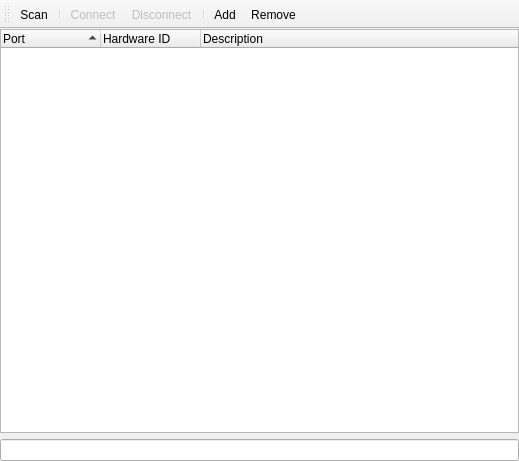
<?xml version="1.0" encoding="UTF-8"?>
<ui version="4.0">
 <class>ConnectionWindow</class>
 <widget class="QMainWindow" name="ConnectionWindow">
  <property name="geometry">
   <rect>
    <x>0</x>
    <y>0</y>
    <width>519</width>
    <height>461</height>
   </rect>
  </property>
  <property name="windowTitle">
   <string>Connection</string>
  </property>
  <widget class="QWidget" name="centralwidget">
   <layout class="QVBoxLayout" name="verticalLayout">
    <property name="margin">
     <number>0</number>
    </property>
    <item>
     <widget class="QTreeWidget" name="treeWidget">
      <property name="alternatingRowColors">
       <bool>true</bool>
      </property>
      <property name="textElideMode">
       <enum>Qt::ElideMiddle</enum>
      </property>
      <property name="sortingEnabled">
       <bool>true</bool>
      </property>
      <attribute name="headerMinimumSectionSize">
       <number>0</number>
      </attribute>
      <attribute name="headerShowSortIndicator" stdset="0">
       <bool>true</bool>
      </attribute>
      <column>
       <property name="text">
        <string>Port</string>
       </property>
      </column>
      <column>
       <property name="text">
        <string>Hardware ID</string>
       </property>
      </column>
      <column>
       <property name="text">
        <string>Description</string>
       </property>
      </column>
     </widget>
    </item>
    <item>
     <widget class="QLineEdit" name="lineEdit"/>
    </item>
   </layout>
  </widget>
  <widget class="QToolBar" name="toolBar">
   <property name="enabled">
    <bool>true</bool>
   </property>
   <property name="windowTitle">
    <string>toolBar</string>
   </property>
   <attribute name="toolBarArea">
    <enum>TopToolBarArea</enum>
   </attribute>
   <attribute name="toolBarBreak">
    <bool>false</bool>
   </attribute>
   <addaction name="action_scan"/>
   <addaction name="separator"/>
   <addaction name="action_connect"/>
   <addaction name="action_disconnect"/>
   <addaction name="separator"/>
   <addaction name="action_add"/>
   <addaction name="action_remove"/>
  </widget>
  <action name="action_scan">
   <property name="icon">
    <iconset>
     <normaloff>../Images/arrow_refresh.png</normaloff>../Images/arrow_refresh.png</iconset>
   </property>
   <property name="text">
    <string>&amp;Scan</string>
   </property>
   <property name="toolTip">
    <string>Scan available ports</string>
   </property>
  </action>
  <action name="action_connect">
   <property name="enabled">
    <bool>false</bool>
   </property>
   <property name="icon">
    <iconset>
     <normaloff>../Images/connect.png</normaloff>../Images/connect.png</iconset>
   </property>
   <property name="text">
    <string>&amp;Connect</string>
   </property>
   <property name="toolTip">
    <string>Connect</string>
   </property>
  </action>
  <action name="action_disconnect">
   <property name="enabled">
    <bool>false</bool>
   </property>
   <property name="icon">
    <iconset>
     <normaloff>../Images/disconnect.png</normaloff>../Images/disconnect.png</iconset>
   </property>
   <property name="text">
    <string>&amp;Disconnect</string>
   </property>
  </action>
  <action name="action_add">
   <property name="text">
    <string>&amp;Add</string>
   </property>
   <property name="toolTip">
    <string>Add Connection</string>
   </property>
  </action>
  <action name="action_remove">
   <property name="text">
    <string>&amp;Remove</string>
   </property>
   <property name="toolTip">
    <string>Remove Connection</string>
   </property>
  </action>
 </widget>
 <resources/>
 <connections/>
</ui>
